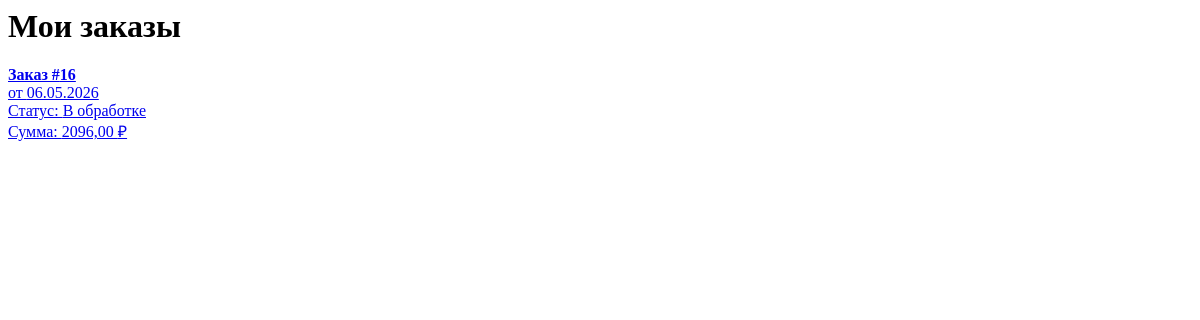
/orders/ (signed in), run on an earlier commit of the app's database.
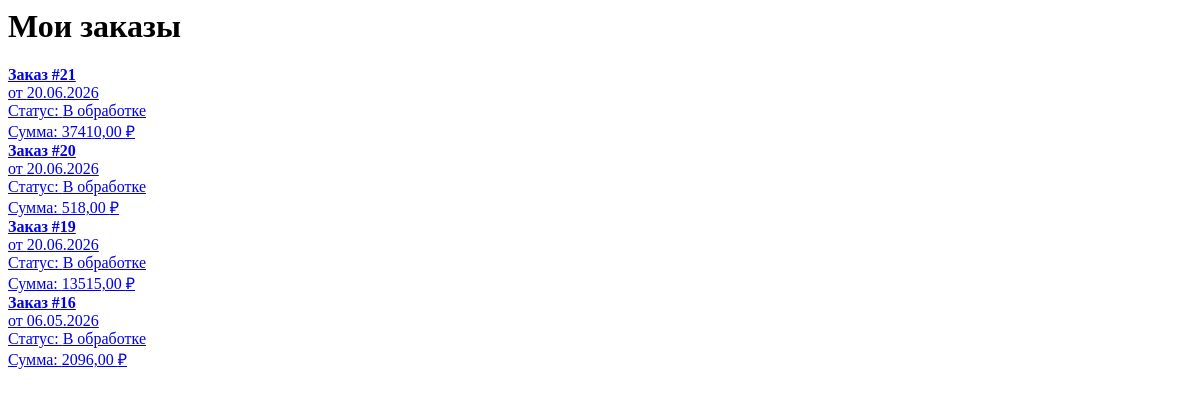
And on a later commit of the database.
### orders/models.py (models this page shows, shortened)
class Order(models.Model):
    class Status(models.TextChoices):
        PROCESSING = 'processing', 'В обработке'
        DELIVERED = 'delivered', 'Доставлен'
        CANCELLED = 'cancelled', 'Отменён'
    class PaymentMethod(models.TextChoices):
        CASH = 'cash', 'Наличными при получении'
        CARD = 'card', 'Картой при получении'
    user = models.ForeignKey(to=User, on_delete=models.CASCADE, verbose_name="Пользователь")
    created_at = models.DateTimeField(auto_now_add=True, verbose_name="Дата создания")
    updated_at = models.DateTimeField(auto_now=True, verbose_name="Дата обновления")
    total_price = models.DecimalField(max_digits=10, decimal_places=2, default=0, verbose_name="Общая сумма")
    status = models.CharField(
    max_length=20,
    choices=Status.choices,
    default=Status.PROCESSING,
    verbose_name="Статус",
    )
    payment_method = models.CharField(
        max_length=20,
        choices=PaymentMethod.choices,
        default=PaymentMethod.CASH,
        verbose_name="Способ оплаты"
    )
    address = models.CharField(max_length=255, verbose_name="Адрес доставки")
    phone = models.CharField(max_length=20, verbose_name="Телефон")
    comment = models.TextField(blank=True, verbose_name="Комментарий к заказу")
    class Meta:
        db_table = "order"
        verbose_name = "Заказ"
        verbose_name_plural = "Заказы"

### orders/views.py (the view)
# urls.py: path('', views.order_list, name='order_list'),
@login_required
def order_list(request):
    orders = Order.objects.filter(user=request.user).order_by('-created_at')
    return render(request, 'orders/order_list.html', {'orders': orders})

### carts/context_processors.py (called while the page is built)
def cart_total_quantity(request):
    total_quantity = 0
    if request.user.is_authenticated:
        carts = Cart.objects.filter(user=request.user)
        total_quantity = sum(cart.quantity for cart in carts)
    else:
        session_key = request.session.session_key
        if session_key:
            carts = Cart.objects.filter(session_key=session_key)
            total_quantity = sum(cart.quantity for cart in carts)
    return {'cart_total_quantity': total_quantity}

### orders/templates/orders/order_list.html (shortened to what this page needs)
{% load static %}
<div class="order-list-wrapper">
    <h1>Мои заказы</h1>
    {% if orders %}
    <div class="orders-wrapper">
        {% for order in orders %}
        <div class="order-card">
            <a href="#" class="order-link">
                <strong>Заказ #{{ order.id }}</strong>
                <div>от {{ order.created_at|date:"d.m.Y" }}</div>
                <div>Статус: {{ order.get_status_display }}</div>
                <div>Сумма: {{ order.total_price }} ₽</div>
            </a>
        </div>
        {% endfor %}
    </div>
    {% else %}
    <p class="orders-empty">У вас пока нет заказов.</p>
    {% endif %}
</div>

What changed in the data, as far as the page shows it:
added Order: id "21", created_at "20.06.2026", status "В обработке", total_price "37410,00"
added Order: id "20", created_at "20.06.2026", status "В обработке", total_price "518,00"
added Order: id "19", created_at "20.06.2026", status "В обработке", total_price "13515,00"
